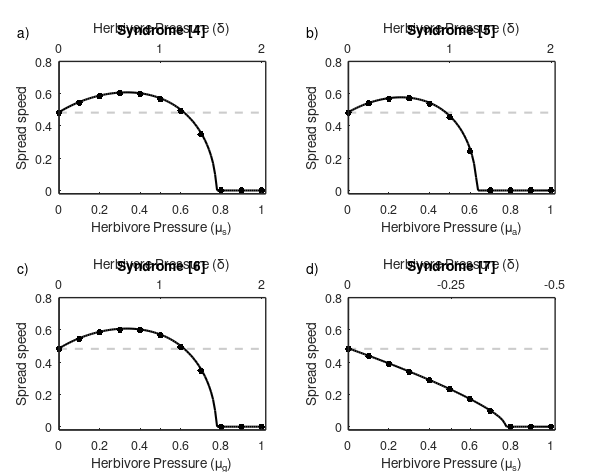

Source code (MATLAB):
clear all; close all; clc
%code to plot results

load results_simulated_gaussian.mat
load results_analytic_gaussian.mat

afsize = 9;  % axes numbering fontsize
lfsize = 9;  % x/y label fontsize
tfsize = 9;  % title fontsize
lw_lines = 1.5; % line linewidth line
lw_edge = 1; % fig edge linewidth
mksize = 15;  % markersize
g1 = [0.8 0.8 0.8]; % grey color for baseline

figure(1); clf
hh = gcf;
set(hh,'PaperUnits','centimeters');
set(hh,'Units','centimeters');
width = 15; height = 12;
xpos = 4;
ypos = 4;
set(gcf,'Position',[xpos ypos width height])

w = 0.35;
h = 0.28;
dx = 0.14;
dy = 0.22;
sx = 0.1;
sy = 0.09;

hax1 = axes('position',[sx sy+h+dy w h]);
    line([-0.2 1.5],[speed_basic_s speed_basic_s],'color',g1,'LineStyle','--','LineWidth',lw_lines)
    hold on
    plot(mu_s_vec,speed_inst_s_all_4(:,end),'k.','MarkerSize',mksize);
    plot(mu_s_vec_ana,cstar_all_4,'k-','LineWidth',lw_lines)
    axis([0 1.02 -0.02 0.8])
    xlabel('Herbivore Pressure (\mu_s)','FontSize',lfsize)
    ylabel('Spread speed','FontSize',lfsize)
    set(gca,'FontSize',afsize,'LineWidth',lw_edge);
    hax2 = axes('Position', get(hax1, 'Position'),'XAxisLocation', 'top','YAxisLocation', 'right', ...
            'xlim', [delta_vec_pos(1) delta_vec_pos(end)],'Color', 'none','YTick', []);
    axis([0 2.04 -0.02 0.8])
    set(gca,'XTick',0:1:2)
    xlabel('Herbivore Pressure (\delta)','FontSize',lfsize)
    box on
    title('Syndrome [4]','FontSize',tfsize)
    set(gca,'FontSize',afsize,'LineWidth',lw_edge);

hax1 = axes('position',[sx+w+dx sy+h+dy w h]);
    line([-0.2 1.5],[speed_basic_s speed_basic_s],'color',g1,'LineStyle','--','LineWidth',lw_lines)
    hold on
    plot(mu_a_vec,speed_inst_s_all_5(:,end),'k.','MarkerSize',mksize)
    plot(mu_a_vec_ana,cstar_all_5,'k-','LineWidth',lw_lines)
    axis([0 1.02 -0.02 0.8])
    xlabel('Herbivore Pressure (\mu_a)','FontSize',lfsize)
    ylabel('Spread speed','FontSize',lfsize)
    set(gca,'FontSize',afsize,'LineWidth',lw_edge);
    hax2 = axes('Position', get(hax1, 'Position'),'XAxisLocation', 'top','YAxisLocation', 'right', ...
            'xlim', [delta_vec_pos(1) delta_vec_pos(end)],'Color', 'none','YTick', []);
    axis([0 2.04 -0.02 0.8])
    set(gca,'XTick',0:1:2)
    xlabel('Herbivore Pressure (\delta)','FontSize',lfsize)
    box on
    title('Syndrome [5]','FontSize',tfsize)
    set(gca,'FontSize',afsize,'LineWidth',lw_edge);

hax1 = axes('position',[sx sy w h]);
    line([-0.2 1.5],[speed_basic_s speed_basic_s],'color',g1,'LineStyle','--','LineWidth',lw_lines)
    hold on
    plot(mu_g_vec,speed_inst_s_all_6(:,end),'k.','MarkerSize',mksize)
    plot(mu_g_vec_ana,cstar_all_6,'k-','LineWidth',lw_lines)
    axis([0 1.02 -0.02 0.8])
    xlabel('Herbivore Pressure (\mu_g)','FontSize',lfsize)
    ylabel('Spread speed','FontSize',lfsize)
    set(gca,'FontSize',afsize,'LineWidth',lw_edge);
    hax2 = axes('Position', get(hax1, 'Position'),'XAxisLocation', 'top','YAxisLocation', 'right', ...
            'xlim', [delta_vec_pos(1) delta_vec_pos(end)],'Color', 'none','YTick', []);
    axis([0 2.04 -0.02 0.8])
    set(gca,'XTick',0:1:2)
    xlabel('Herbivore Pressure (\delta)','FontSize',lfsize)
    box on
    title('Syndrome [6]','FontSize',tfsize)
    set(gca,'FontSize',afsize,'LineWidth',lw_edge);

hax1 = axes('position',[sx+w+dx sy w h]);
    line([-0.2 1.5],[speed_basic_s speed_basic_s],'color',g1,'LineStyle','--','LineWidth',lw_lines)
    hold on
    plot(mu_s_vec,speed_inst_s_all_7(:,end),'k.','MarkerSize',mksize)
    plot(mu_s_vec_ana,cstar_all_7,'k-','LineWidth',lw_lines)
    axis([0 1.02 -0.02 0.8])
    xlabel('Herbivore Pressure (\mu_s)','FontSize',lfsize)
    ylabel('Spread speed','FontSize',lfsize)
    set(gca,'FontSize',afsize,'LineWidth',lw_edge);
    hax2 = axes('Position', get(hax1, 'Position'),'XAxisLocation', 'top','YAxisLocation', 'right', ...
            'xlim', [delta_vec_neg(end) delta_vec_neg(1)],'Color', 'none','YTick', []);
    set(gca,'XTick',[-0.5 -0.25 0])
    set(gca, 'XDir','reverse')
    xlabel('Herbivore Pressure (\delta)','FontSize',lfsize)
    box on
    title('Syndrome [7]','FontSize',tfsize)
    set(gca,'FontSize',afsize,'LineWidth',lw_edge);
    
% label subpanels
axes('position',[0 0 1 1],'visible','off')
    hold on
     text(0.04,     0.06+sy+2*h+dy,'a)','horizontalalignment','center')
     text(0.04+dx+w,0.06+sy+2*h+dy,'b)','horizontalalignment','center')
     text(0.04,     0.06+sy+h,'c)','horizontalalignment','center')
     text(0.04+dx+w,0.06+sy+h,'d)','horizontalalignment','center')
axis([0 1 0 1])

%Backup previous settings
prePaperType = get(hh,'PaperType');
prePaperPosition = get(hh,'PaperPosition');
prePaperSize = get(hh,'PaperSize');

%Make changing paper type possible
set(hh,'PaperType','<custom>');
%Set the page size and position to match the figure's dimensions
position = get(hh,'Position');
set(hh,'PaperPosition',[0,0,position(3:4)]);
set(hh,'PaperSize',position(3:4));

%print -dtiff -r600 Fig1.tiff % save as 600dpi tiff
saveas(1,'fig3.jpg')

%Restore the previous settings
set(hh,'PaperType',prePaperType);
set(hh,'PaperPosition',prePaperPosition);
set(hh,'PaperSize',prePaperSize);

